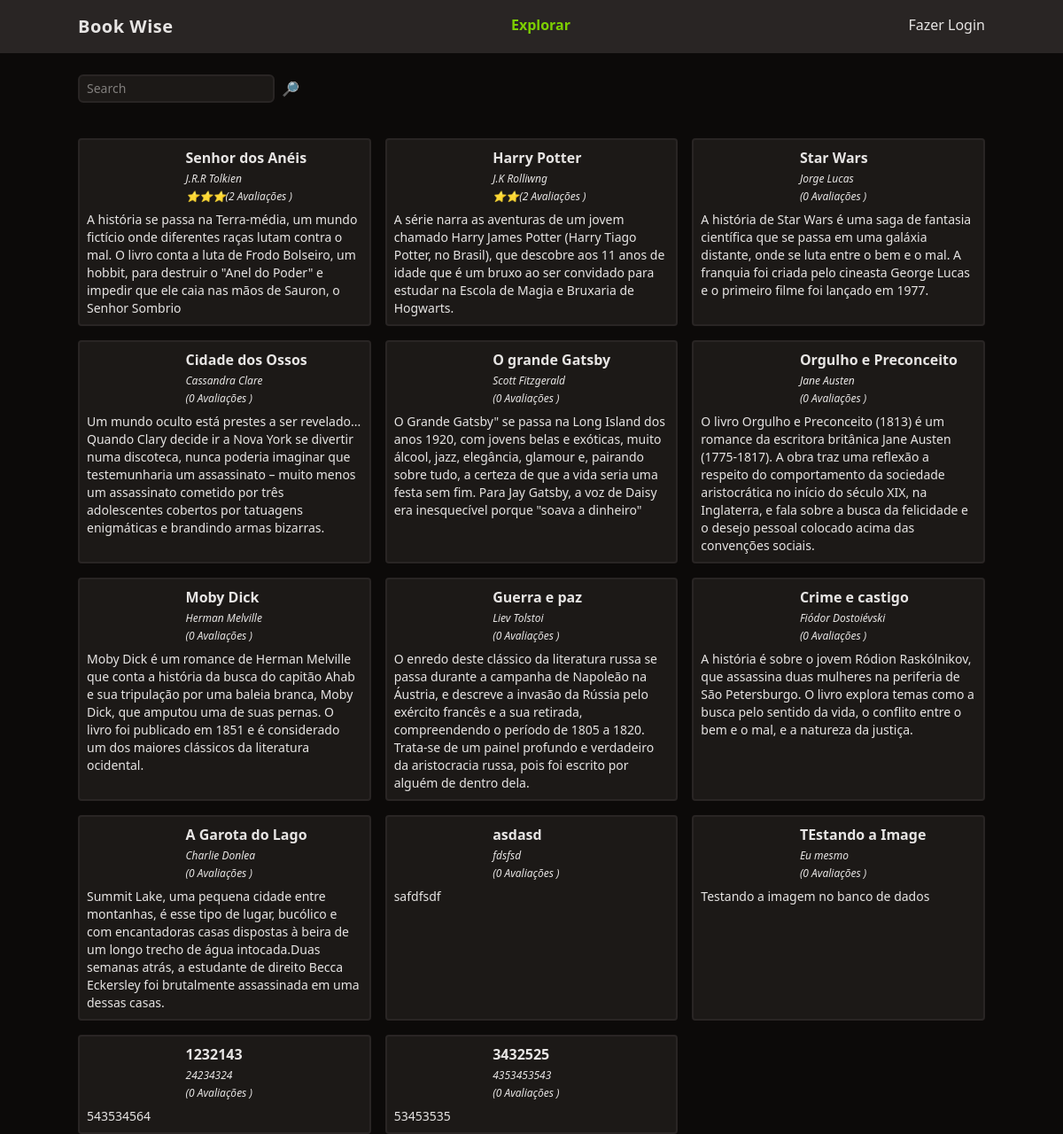
The page / on the database its author committed.
### tables this page shows
CREATE TABLE livros (
	id integer primary key,
  titulo varchar(255),
  autor varchar(100),
  descricao text,
  ano_de_lancamento integer,
  usuario_id integer, imagem varchar(255),
  foreign key (usuario_id) references usuarios(id)
);

### functions.php (called while the page is built, shortened)
<?php
function view($view, $data =[]) {
  require "views/template/app.php";
}
function config($key = null){
  $config = require 'config.php';
  if(strlen($key) > 0){
    return $config[$key];
  }
  return $config;
}
function auth(){
  if(! isset($_SESSION['auth'])){
    return null;
  }
  return $_SESSION['auth'];
}

### controllers/index.controller.php (called while the page is built)
<?php
$livros = Livro::getAll($_REQUEST['pesquisar'] ?? '');
view('index', compact('livros'));

### routes.php (called while the page is built, shortened)
<?php
$controller = str_replace('/', '', parse_url($_SERVER['REQUEST_URI'])['path']);
if (!$controller) $controller = 'index';
require "../controllers/{$controller}.controller.php";

### public/index.php (called while the page is built, shortened)
<?php
require '../models/Livro.php';
require '../functions.php';
require '../database.php';
require '../routes.php';

### config.php (called while the page is built)
<?php
return [
  'database' => [
    'driver' => 'sqlite',
    'database' => '../database.sqlite'
  ]
];

### Database.php (called while the page is built, shortened)
<?php
class Database
{
  private $db;
  public function __construct($config)
  {
    $this->db = new PDO($this->getDsn($config));
  }
  private function getDsn($config)
  {
    $driver = $config['driver'];
    unset($config['driver']);
    $dsn = $driver . ':' . http_build_query($config, '', ';');
    if ($driver == 'sqlite') {
      $dsn = $driver . ':' . $config['database'];
    }
    return $dsn;
  }
  public function query($query, $class = null, $params = [])
  {
    $prepare = $this->db->prepare($query);
    if ($class) {
      $prepare->setFetchMode(PDO::FETCH_CLASS, $class);
    }
    $prepare->execute($params);
    return $prepare;
  }
}

### models/Livro.php (called while the page is built, shortened)
<?php
class Livro
{
  public function query($where, $params)
  {
    $database = new Database(config('database'));
    return $database->query(
      query: "SELECT
      l.id, l.titulo, l.autor, l.descricao, l.ano_de_lancamento, l.imagem,
      ifnull(round(sum(a.nota) / count(a.id)), 0) as sumNota, ifnull(count(a.id), 0) as numeroAvaliacoes
    FROM
      livros l
      LEFT JOIN avaliacoes a on a.livro_id = l.id
    WHERE
      $where
    GROUP BY
      l.id, l.titulo, l.autor, l.descricao, l.ano_de_lancamento, l.imagem",
      class: Livro::class,
      params: $params
    );
  }
  public static function getAll($filtro)
  {
    return (new self)->query('l.titulo like :filtro',['filtro' => "%$filtro%"])->fetchAll();
  }
}

### views/partials/_livro.php (the view, shortened to what this page needs)
<div class="p-2 rounded border-stone-800 border-2 bg-stone-900">
  <div class="flex gap-2">
    <div class="w-1/3">
    </div>
    <div class="flex flex-col gap-1">
      <a href="/livro?id=<?= $livro->id ?>" class="font-semibold hover:underline"><?= $livro->titulo ?></a>
      <div class="text-xs italic"><?= $livro->autor ?></div>
      <div class="text-xs italic"> <?= str_repeat('⭐', $livro->sumNota); ?>(<?= $livro->numeroAvaliacoes ?>
        <?php if ($livro->numeroAvaliacoes == 1): ?>
          Avaliação
        <?php else: ?>
          Avaliações
        <?php endif; ?>
        )</div>
    </div>
  </div>
  <div class="text-sm mt-2">
    <?= $livro->descricao ?>
  </div>
</div>

### views/template/app.php (shortened to what this page needs)
<!DOCTYPE html>
<html lang="en">
<head>
  <script src="https://unpkg.com/@tailwindcss/browser@4"></script>
</head>
<body class="bg-stone-950 text-stone-200">
  <header class="bg-stone-800 ">
    <nav class="mx-auto max-w-screen-lg flex justify-between py-4">
      <div class="font-bold text-xl tracking-wide">Book Wise</div>
      <ul class="flex space-x-4 font-bold">
        <li><a href="/" class="text-lime-500">Explorar</a></li>
      </ul>
      <ul>
        <?php if (auth()): ?>
          <li><a href="/logout" class="hover:underline">Oi, <?= auth()->name ?>!</a></li>
        <?php else: ?>
          <li><a href="/login" class="hover:underline">Fazer Login</a></li>
        <?php endif; ?>
      </ul>
    </nav>
  </header>
  <main class="mx-auto max-w-screen-lg space-y-10">
    <?php require "../views/{$view}.view.php"; ?>
  </main>
</body>
</html>

### views/index.view.php
<form class="w-full flex space-x-2 mt-6">
  <input type="text" name="pesquisar" class="border-stone-800 border-2 rounded-md bg-stone-900 text-sm focus:outline-none px-2 py-1" placeholder="Search" />
  <button type="submit"> 🔎 </button>
</form>
<section class="grid gap-4 grid-cols-1 md:grid-cols-2 lg:grid-cols-3 ">
  <?php foreach ($livros as $livro){
      require 'partials/_livro.php';
    } ?>
</section>

### rows shown on the page
livros: titulo "Senhor dos Anéis", autor "J.R.R Tolkien", sumNota "⭐⭐⭐", numeroAvaliacoes "2", descricao "A história se passa na Terra-média, um mundo fictício onde diferentes raças lutam contra o mal. O livro conta a luta de Frodo Bolseiro, um hobbit, para destruir o \"Anel do Poder\" e impedir que ele caia nas mãos de Sauron, o Senhor Sombrio"
livros: titulo "Harry Potter", autor "J.K Rolliwng", sumNota "⭐⭐", numeroAvaliacoes "2", descricao "A série narra as aventuras de um jovem chamado Harry James Potter (Harry Tiago Potter, no Brasil), que descobre aos 11 anos de idade que é um bruxo ao ser convidado para estudar na Escola de Magia e Bruxaria de Hogwarts."
livros: titulo "Star Wars", autor "Jorge Lucas", numeroAvaliacoes "0", descricao "A história de Star Wars é uma saga de fantasia científica que se passa em uma galáxia distante, onde se luta entre o bem e o mal. A franquia foi criada pelo cineasta George Lucas e o primeiro filme foi lançado em 1977."
livros: titulo "Cidade dos Ossos", autor "Cassandra Clare", numeroAvaliacoes "0", descricao "Um mundo oculto está prestes a ser revelado... Quando Clary decide ir a Nova York se divertir numa discoteca, nunca poderia imaginar que testemunharia um assassinato – muito menos um assassinato cometido por três adolescentes cobertos por tatuagens enigmáticas e brandindo armas bizarras."
livros: titulo "O grande Gatsby", autor "Scott Fitzgerald", numeroAvaliacoes "0", descricao "O Grande Gatsby\" se passa na Long Island dos anos 1920, com jovens belas e exóticas, muito álcool, jazz, elegância, glamour e, pairando sobre tudo, a certeza de que a vida seria uma festa sem fim. Para Jay Gatsby, a voz de Daisy era inesquecível porque \"soava a dinheiro\""
livros: titulo "Orgulho e Preconceito", autor "Jane Austen", numeroAvaliacoes "0", descricao "O livro Orgulho e Preconceito (1813) é um romance da escritora britânica Jane Austen (1775-1817). A obra traz uma reflexão a respeito do comportamento da sociedade aristocrática no início do século XIX, na Inglaterra, e fala sobre a busca da felicidade e o desejo pessoal colocado acima das convenções sociais."
livros: titulo "Moby Dick", autor "Herman Melville", numeroAvaliacoes "0", descricao "Moby Dick é um romance de Herman Melville que conta a história da busca do capitão Ahab e sua tripulação por uma baleia branca, Moby Dick, que amputou uma de suas pernas. O livro foi publicado em 1851 e é considerado um dos maiores clássicos da literatura ocidental."
livros: titulo "Guerra e paz", autor "Liev Tolstoi", numeroAvaliacoes "0", descricao "O enredo deste clássico da literatura russa se passa durante a campanha de Napoleão na Áustria, e descreve a invasão da Rússia pelo exército francês e a sua retirada, compreendendo o período de 1805 a 1820. Trata-se de um painel profundo e verdadeiro da aristocracia russa, pois foi escrito por alguém de dentro dela."
livros: titulo "Crime e castigo", autor "Fiódor Dostoiévski", numeroAvaliacoes "0", descricao "A história é sobre o jovem Ródion Raskólnikov, que assassina duas mulheres na periferia de São Petersburgo. O livro explora temas como a busca pelo sentido da vida, o conflito entre o bem e o mal, e a natureza da justiça."
livros: titulo "A Garota do Lago", autor "Charlie Donlea", numeroAvaliacoes "0", descricao "Summit Lake, uma pequena cidade entre montanhas, é esse tipo de lugar, bucólico e com encantadoras casas dispostas à beira de um longo trecho de água intocada.Duas semanas atrás, a estudante de direito Becca Eckersley foi brutalmente assassinada em uma dessas casas."
livros: titulo "asdasd", autor "fdsfsd", numeroAvaliacoes "0", descricao "safdfsdf"
livros: titulo "TEstando a Image", autor "Eu mesmo", numeroAvaliacoes "0", descricao "Testando a imagem no banco de dados"
livros: titulo "1232143", autor "24234324", numeroAvaliacoes "0", descricao "543534564"
livros: titulo "3432525", autor "4353453543", numeroAvaliacoes "0", descricao "53453535"
